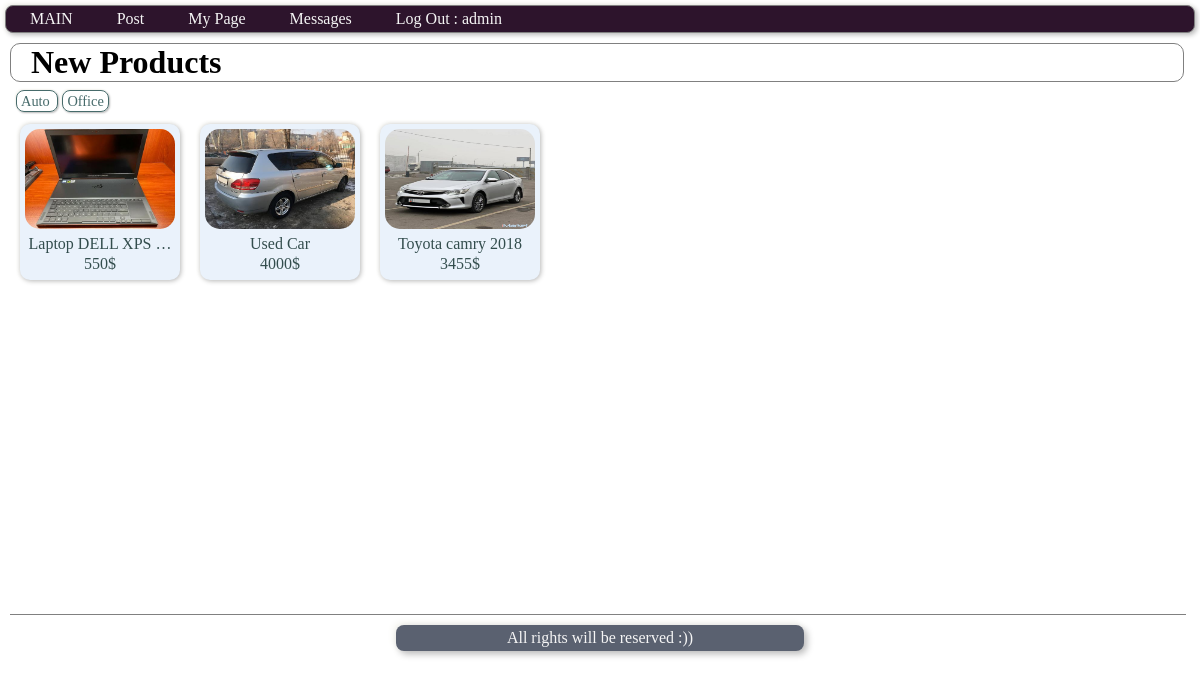
Screenshot of / (signed in) with the database file from the repository.
### users/models.py (models this page shows, shortened)
class SubCategory(models.Model):
    sub_category = models.CharField(max_length=100, db_index=True)
    class Meta:
        verbose_name = 'Sub-Category'
        verbose_name_plural = 'Sub-Categories'
        ordering = ['sub_category']

class Products(models.Model):
    username = models.ForeignKey(User, on_delete=models.CASCADE, verbose_name='Author')
    city = models.CharField(max_length=50, verbose_name='City', default='Los Angeles')
    product = models.CharField(max_length=100, unique=True,  verbose_name='Product')
    price = models.IntegerField(verbose_name='Price')
    description = models.TextField(blank=True, verbose_name='Description')
    created_at = models.DateTimeField(auto_now_add=True, verbose_name='Created')
    updated_at = models.DateTimeField(auto_now=True, verbose_name='Updated')
    photo1 = models.ImageField(upload_to='item_pics/%Y/%m/%d', verbose_name='Pic 1', blank=True)
    photo2 = models.ImageField(upload_to='item_pics/%Y/%m/%d', verbose_name='Pic 2', blank=True)
    photo3 = models.ImageField(upload_to='item_pics/%Y/%m/%d', verbose_name='Pic 3', blank=True)
    photo4 = models.ImageField(upload_to='item_pics/%Y/%m/%d', verbose_name='Pic 4', blank=True)
    main_category = models.ForeignKey('MainCategory', default='1', on_delete=models.PROTECT, verbose_name='Main Category')
    sub_category = models.ForeignKey('SubCategory', default='21', on_delete=models.PROTECT, verbose_name='Sub Categogry')
    views = models.IntegerField(default=0)
    def get_absolute_url(self): #redirect to this news item !
        return reverse('view_product', kwargs={"pk": self.pk})
    class Meta:
        ordering = ['-created_at']

### users/views.py (the view)
# urls.py: path('', HomePage.as_view(), name='home'),
class HomePage(ListView):
    template_name = 'users/index.html'
    model = Products
    context_object_name = 'products'
    def get_context_data(self, **kwargs):
        context = super().get_context_data(**kwargs)
        prods = Products.objects.all().select_related('username').select_related('sub_category').select_related(
            'main_category')
        context['categories'] = prods.order_by('sub_category').values('sub_category__sub_category', 'sub_category').distinct()
        context['cities'] = prods.order_by('city').values('city', 'city').distinct()
        return context
    def get_queryset(self):
        products = Products.objects.all().order_by('created_at').select_related('username').select_related(
            'sub_category').select_related('main_category')[::-1][:200]
        return products

### users/templates/users/index.html (shortened to what this page needs)
{% extends 'base.html' %}
{% block body %}
<div class="body_1">
    <h1>New Products</h1>
    <p class="recent_general_info">
        {% for cat in categories %}
            <span class="categories_list"> {{ cat.sub_category__sub_category }} </span>
        {% endfor %}
    </p>
    <div id="recent_products">
        {% for item in products %}
            <div id='product_capsule'>
                <a href="{{ item.get_absolute_url }}"><img src="media/{{item.photo1}}" class="capsule-img"></a>
            <p>{{ item.product|truncatechars:17 }}</p>
            <p>{{ item.price }}$ </p>
            </div>
        {% endfor %}
    </div>
</div>
{% endblock%}

### templates/_nav.html (shortened to what this page needs)
{% load static %}
<div id='navigation'>
    <a href="{% url 'home' %}">MAIN</a>
    {% if request.user.is_authenticated %}
    <a href="{% url 'post_product' %}">Post</a>
    {% else %}
    <a href="{% url 'login' %}">Post</a>
    {% endif %}
    {% if request.user.is_authenticated %}
        <a href="#">My Page </a>
        <a href="#">Messages</a>
        <a href="{% url 'logout' %}">Log Out : {{request.user}}</a>
        {% else %}
        <a href="{% url 'login' %}">My Page</a>
        <a href="{% url 'login' %}">Messages</a>
        <a href="{% url 'login' %}">Sign In</a>
    {% endif %}
</div>

### users/static/css/main.css (style rules this page uses)
body { margin: 0px; padding: 0px; }
#navigation { margin: 5px; padding: 4px; border: solid 1px gray; border-radius: 8px; background-color: #2d142c; box-shadow: 2px 2px 5px #b8b8b8, -2px -2px 5px #f5f5f0; }
#navigation a { padding: 20px; text-decoration: none; color: whitesmoke; }
.body_1 { width: 100%; margin: 10px; }
.body_1 h1 { margin: 6px 0px; width: 96%; border: solid 1px gray; border-radius: 10px; padding-left: 20px; }
.recent_general_info { margin: 10px 4px 4px 4px; }
.categories_list { padding: 2px 4px; border: solid 1px #476b6b; border-radius: 8px; margin: 0px 2px; color: #476b6b; font-size: 0.9em; box-shadow: 1px 1px 2px #b8b8b8, -1px -1px 2px #f5f5f0; }
#recent_products { width: 98%; position: relative; border-bottom: solid 1px gray; min-height: 500px; }
#product_capsule { position: relative; float: left; width: 150px; border-radius: 10px; background-color: #eaf2fb; margin: 10px; padding: 5px; box-shadow: 1px 1px 5px #b8b8b8, -1px -1px 5px #f5f5f0; text-align: center; overflow: hidden; }
#product_capsule p { margin: 2px; color: #334d4d; }
.capsule-img { width: 100%; height: 100px; margin: auto; border-radius: 15px; }

### rows the page displays
SubCategory: sub_category__sub_category "Auto"
SubCategory: sub_category__sub_category "Office"
Products: photo1 (picture), product "Laptop DELL XPS …", price "550"
Products: photo1 (picture), product "Used Car", price "4000"
Products: photo1 (picture), product "Toyota camry 2018", price "3455"

### other values shown
{{ request.user }} "admin"
